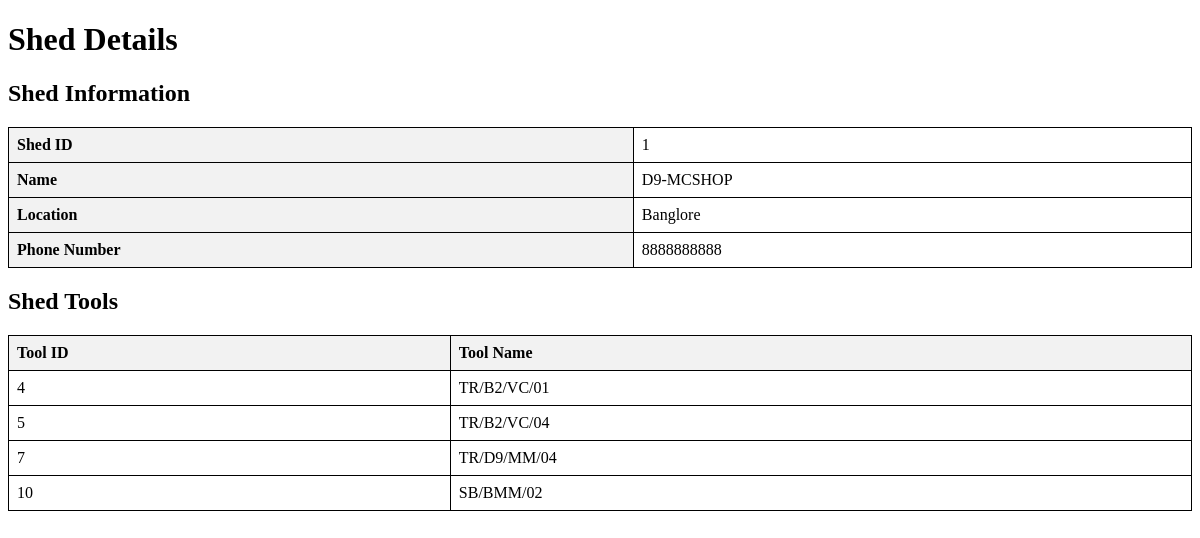
/shed/1/, run on the app's committed database.
### app1/models.py (models this page shows, shortened)
class ShedDetails(models.Model):
    shed_id = models.AutoField(primary_key=True)
    name = models.CharField(max_length=24)
    location = models.CharField(max_length=16)
    phone_number = models.CharField(max_length=10)

class ShedTools(models.Model):
    shedtool_id = models.AutoField(primary_key=True)
    shed = models.ForeignKey(ShedDetails, on_delete=models.DO_NOTHING)
    using_tool = models.ForeignKey(InstrumentModel, on_delete=models.DO_NOTHING)

class InstrumentModel(models.Model):
    instrument_no = models.AutoField(primary_key=True)
    instrument_name = models.CharField(max_length=16)
    manufacturer_name = models.CharField(max_length=24, blank=True, null=True)
    year_of_purchase = models.DateField()
    gst = models.SmallIntegerField()
    description = models.CharField(max_length=255, blank=True, null=True)
    instrument_range = models.CharField(max_length=16, blank=True, null=True)
    least_count = models.CharField(max_length=8, blank=True, null=True)
    type_of_tool = models.ForeignKey(InstrumentGroupMaster, on_delete=models.DO_NOTHING)
    calibration_frequency = models.IntegerField()

### app1/views.py (the view)
# urls.py: path('shed/<int:shed_id>/', ShedDetailView1.as_view(), name='shed_detail'),
class ShedDetailView1(View):
    def get(self, request, shed_id):
        shed = get_object_or_404(ShedDetails, pk=shed_id)
        shed_tools = ShedTools.objects.filter(shed=shed)
        return render(request, 'app1/shed_detail.html', {'shed': shed, 'shed_tools': shed_tools})

### app1/templates/app1/shed_detail.html (shortened to what this page needs)
<!DOCTYPE html>
<html lang="en">
<head>
</head>
<body>
    <h1>Shed Details</h1>
    <h2>Shed Information</h2>
    <table>
        <tbody>
            <tr>
                <th>Shed ID</th>
                <td>{{ shed.shed_id }}</td>
            </tr>
            <tr>
                <th>Name</th>
                <td>{{ shed.name }}</td>
            </tr>
            <tr>
                <th>Location</th>
                <td>{{ shed.location }}</td>
            </tr>
            <tr>
                <th>Phone Number</th>
                <td>{{ shed.phone_number }}</td>
            </tr>
        </tbody>
    </table>
    <h2>Shed Tools</h2>
    <table>
        <thead>
            <tr>
                <th>Tool ID</th>
                <th>Tool Name</th>
            </tr>
        </thead>
        <tbody>
            {% for shed_tool in shed_tools %}
            <tr>
                <td>{{ shed_tool.using_tool.instrument_no }}</td>
                <td>{{ shed_tool.using_tool.instrument_name }}</td>
            </tr>
            {% empty %}
            <tr>
                <td colspan="2">No tools available in this shed.</td>
            </tr>
            {% endfor %}
        </tbody>
    </table>
</body>
</html>

### app1/templates/app1/shed_detail.html (style rules this page uses)
table { width: 100%; border-collapse: collapse; margin-bottom: 10px; }
th, td { border: 1px solid black; padding: 8px; text-align: left; }
th { background-color: #f2f2f2; }

### data on the page
ShedDetails: shed_id "1", name "D9-MCSHOP", location "Banglore", phone_number "8888888888"
ShedTools: using_tool.instrument_no "4", using_tool.instrument_name "TR/B2/VC/01"
ShedTools: using_tool.instrument_no "5", using_tool.instrument_name "TR/B2/VC/04"
ShedTools: using_tool.instrument_no "7", using_tool.instrument_name "TR/D9/MM/04"
ShedTools: using_tool.instrument_no "10", using_tool.instrument_name "SB/BMM/02"
